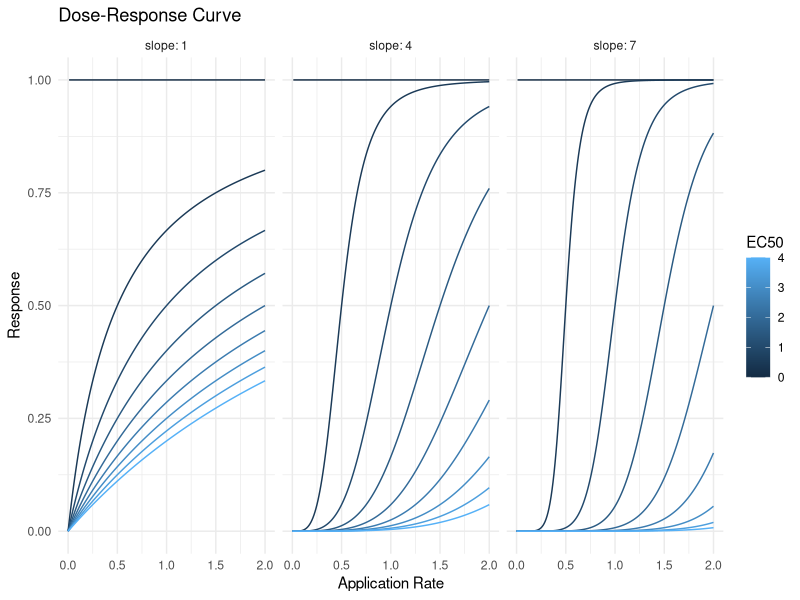
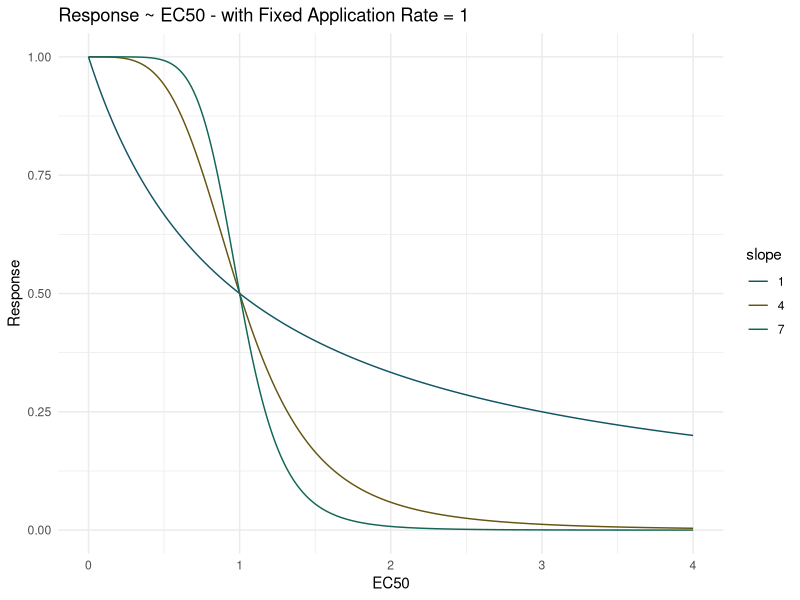
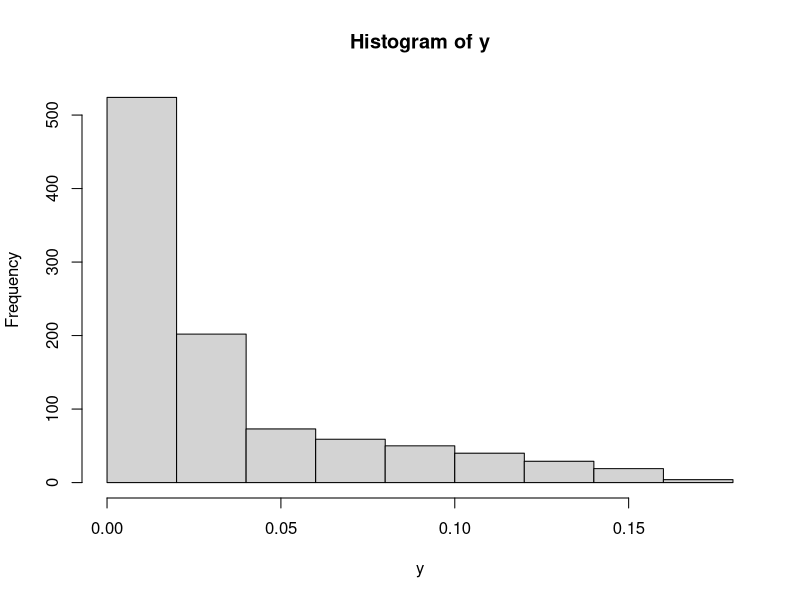
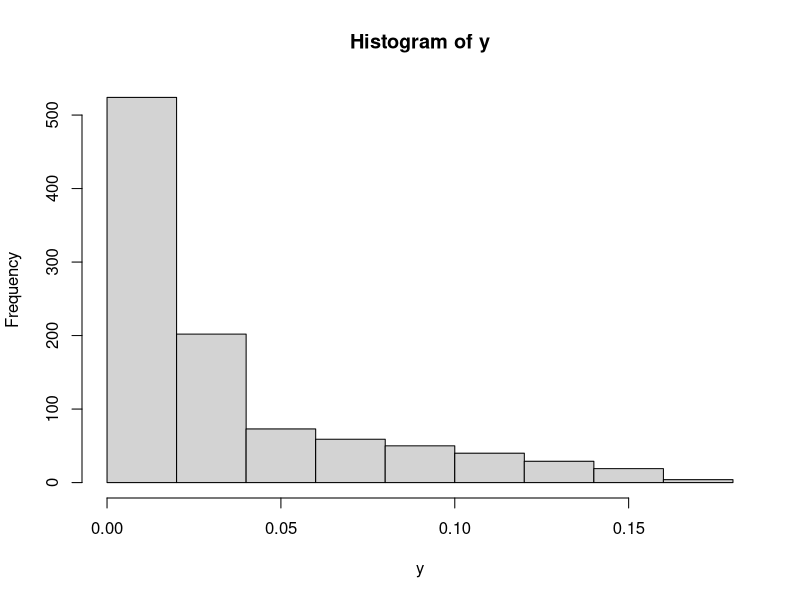
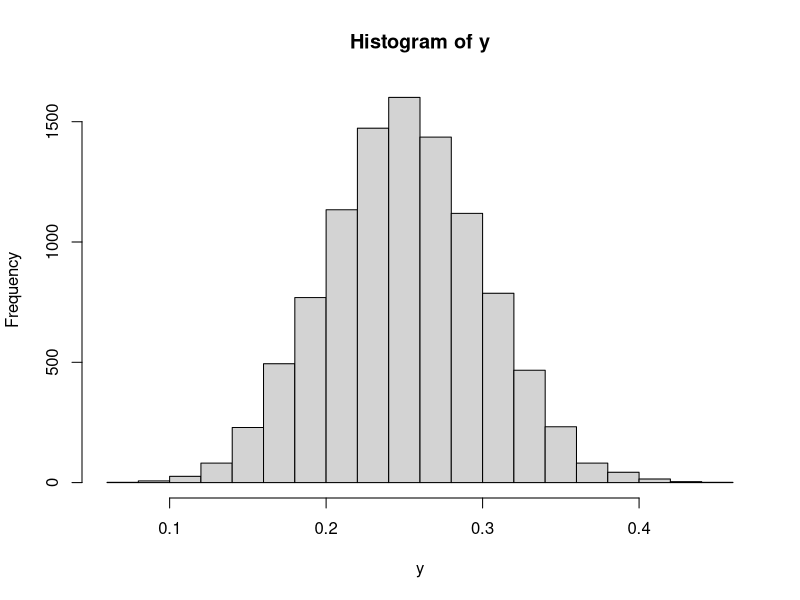
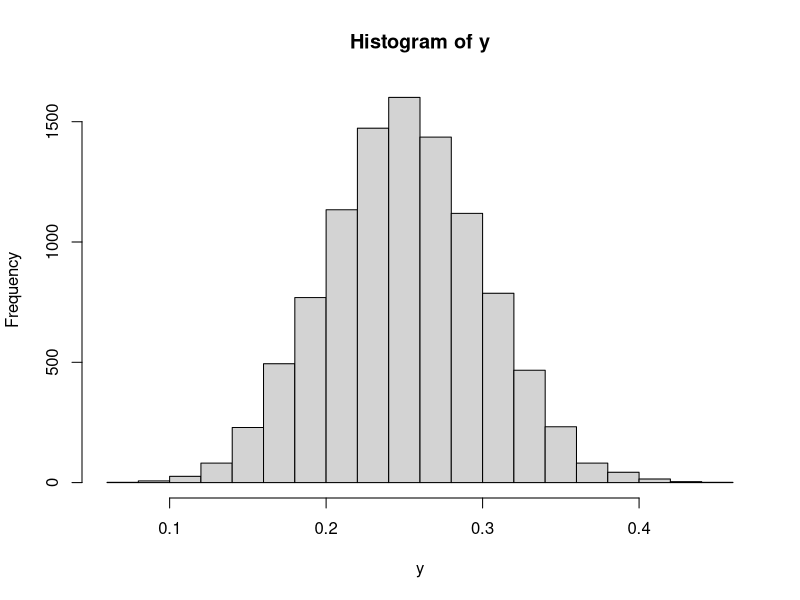
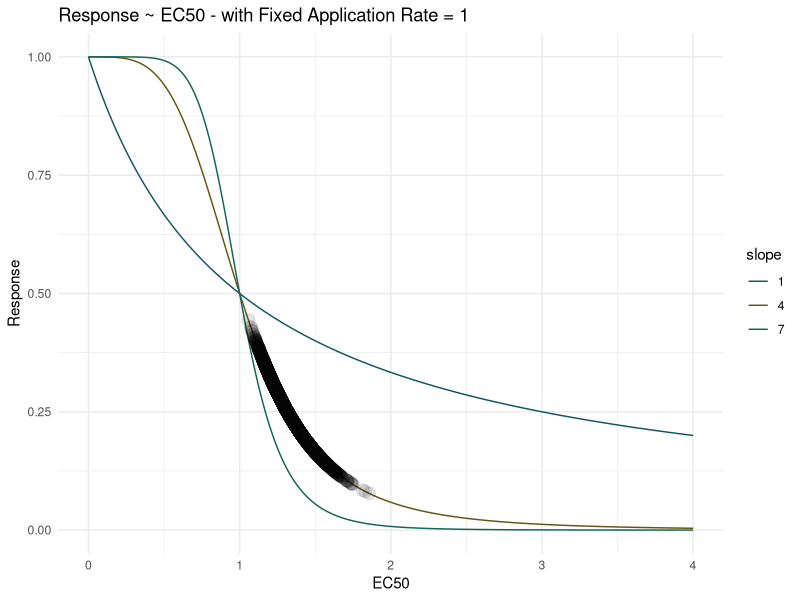
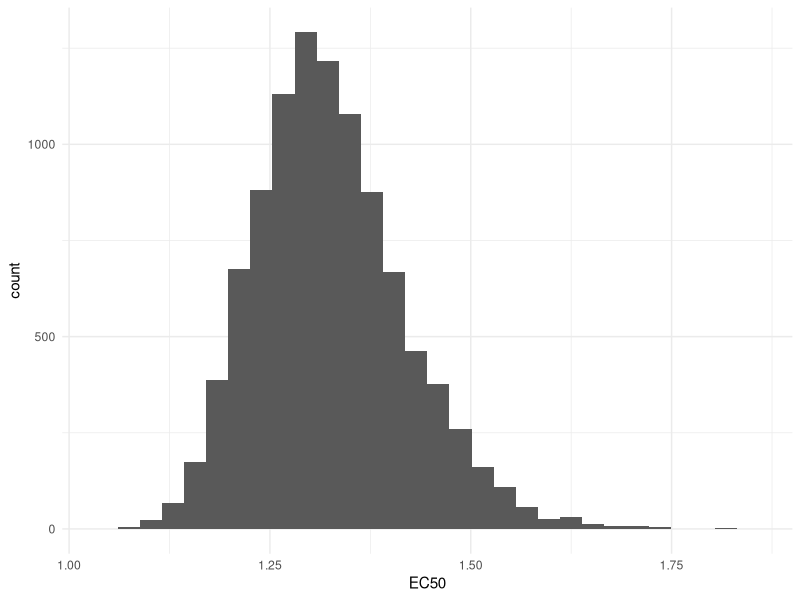

The R script that drew these images, in order:
library(ggplot2)

dose_response <- function(rate, EC50, slope){
    response = rate^slope/(EC50^slope+rate^slope)
    return(response)
}

ec50_foo = function(dose_response, rate, slope){
    ec50 = (rate^slope/dose_response - rate^slope)^(1/slope)
    return(ec50)
}

# PLOTTING DOSE_RESPONSE
application_rate = seq(0, 2, by=0.01)
grids_par = expand.grid(
    EC50 = seq(0, 4.1, by=0.5),
    slope = c(1,4,7)
)

ls <- apply(grids_par, 1, function(p){
    data.frame(
        rate = application_rate,
        EC50 = p["EC50"],
        slope = p["slope"],
        response = dose_response(application_rate, p["EC50"], p["slope"])
    )
})
do.call("rbind", ls) -> dfDR
ggplot(dfDR, aes(x = rate, y = response, group = EC50, color = EC50)) +
    theme_minimal() +
    labs(
        title = "Dose-Response Curve",
        x = "Application Rate",
        y = "Response"
    ) +
    geom_line() +
    facet_grid(
        . ~ slope,
        labeller = labeller(
            slope = function(s) paste("slope:", s)
        )
    )

# PLOTTING RESPONSE WITH FIXED APPLICATION RATE
application_rate_fixed = 1
grids_par = expand.grid(
    EC50 = seq(0, 4, by=0.01),
    slope = c(1,4,7)
)
ls <- apply(grids_par, 1, function(p){
    data.frame(
        rate = application_rate_fixed,
        EC50 = p["EC50"],
        slope = p["slope"],
        response = dose_response(application_rate_fixed, p["EC50"], p["slope"])
    )
})
dfEC50 <- do.call("rbind", ls)


ggplot(dfEC50, aes(x = EC50, y = response, group=slope, color=as.factor(slope))) +
    theme_minimal() +
    labs(title = "Response ~ EC50 - with Fixed Application Rate = 1",
        x = "EC50",
        y = "Response" ) +
    scale_color_manual(
        name="slope",
        values=c("#115566", "#665511", "#116655")) +
    geom_line()


y = dose_response(1, runif(1e3,1.5,4), 4)
plot(hist(y))

out_dist = runif(1e4,0.25,0.50)
out_dist = runif(1e4,0.01,0.25)
out_dist = rnorm(1e4,0.25,0.05)

x = ec50_foo(out_dist,1,4)
y = dose_response(1, x, 4)
plot(hist(y))
dfpt = data.frame(
    ec50=x,
    dr=y
)

ggplot() +
    theme_minimal() +
    labs(title = "Response ~ EC50 - with Fixed Application Rate = 1",
         x = "EC50",
         y = "Response" ) +
    scale_color_manual(
        name="slope",
        values=c("#115566", "#665511", "#116655")) +
    geom_line(
        data=dfEC50,
        aes(x = EC50, y = response, group=slope, color=as.factor(slope))) + 
    geom_point(data=dfpt,
        aes(x=ec50, y=dr), alpha=0.1, size=4)
#     
ggplot() +
    theme_minimal() +
    labs(x = "EC50") +
    geom_histogram(data=dfpt, aes(ec50))

ggplot() +
    theme_minimal() +
    labs(x = "Response") +
    geom_histogram(data=dfpt, aes(dr))

